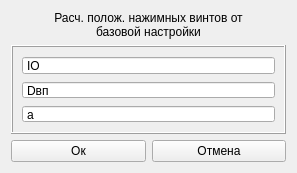
<?xml version="1.0" encoding="UTF-8"?>
<ui version="4.0">
 <class>Form</class>
 <widget class="QWidget" name="Form">
  <property name="geometry">
   <rect>
    <x>0</x>
    <y>0</y>
    <width>297</width>
    <height>173</height>
   </rect>
  </property>
  <property name="minimumSize">
   <size>
    <width>297</width>
    <height>173</height>
   </size>
  </property>
  <property name="maximumSize">
   <size>
    <width>297</width>
    <height>173</height>
   </size>
  </property>
  <property name="windowTitle">
   <string>Нажим. винты</string>
  </property>
  <property name="windowIcon">
   <iconset resource="source.qrc">
    <normaloff>:/images/icon.ico</normaloff>:/images/icon.ico</iconset>
  </property>
  <layout class="QGridLayout" name="gridLayout">
   <item row="2" column="0">
    <widget class="QPushButton" name="sc_btn_ok">
     <property name="text">
      <string>Ок</string>
     </property>
    </widget>
   </item>
   <item row="2" column="1">
    <widget class="QPushButton" name="sc_btn_cancel">
     <property name="text">
      <string>Отмена</string>
     </property>
    </widget>
   </item>
   <item row="1" column="0" colspan="2">
    <widget class="QFrame" name="frame_RPNV">
     <property name="frameShape">
      <enum>QFrame::Box</enum>
     </property>
     <property name="frameShadow">
      <enum>QFrame::Raised</enum>
     </property>
     <layout class="QVBoxLayout" name="verticalLayout">
      <item>
       <widget class="QDoubleSpinBox" name="inp_RPNV_IO">
        <property name="buttonSymbols">
         <enum>QAbstractSpinBox::NoButtons</enum>
        </property>
        <property name="specialValueText">
         <string>IO</string>
        </property>
        <property name="decimals">
         <number>0</number>
        </property>
        <property name="maximum">
         <double>10000.000000000000000</double>
        </property>
       </widget>
      </item>
      <item>
       <widget class="QDoubleSpinBox" name="inp_RPNV_Dvp">
        <property name="buttonSymbols">
         <enum>QAbstractSpinBox::NoButtons</enum>
        </property>
        <property name="specialValueText">
         <string>Dвп</string>
        </property>
        <property name="decimals">
         <number>0</number>
        </property>
        <property name="maximum">
         <double>10000.000000000000000</double>
        </property>
       </widget>
      </item>
      <item>
       <widget class="QDoubleSpinBox" name="inp_RPNV_a">
        <property name="buttonSymbols">
         <enum>QAbstractSpinBox::NoButtons</enum>
        </property>
        <property name="specialValueText">
         <string>a</string>
        </property>
        <property name="decimals">
         <number>0</number>
        </property>
        <property name="maximum">
         <double>10000.000000000000000</double>
        </property>
       </widget>
      </item>
     </layout>
    </widget>
   </item>
   <item row="0" column="0" colspan="2">
    <widget class="QLabel" name="label">
     <property name="text">
      <string>Расч. полож. нажимных винтов от 
базовой настройки</string>
     </property>
     <property name="alignment">
      <set>Qt::AlignCenter</set>
     </property>
    </widget>
   </item>
  </layout>
 </widget>
 <resources>
  <include location="source.qrc"/>
 </resources>
 <connections/>
</ui>
